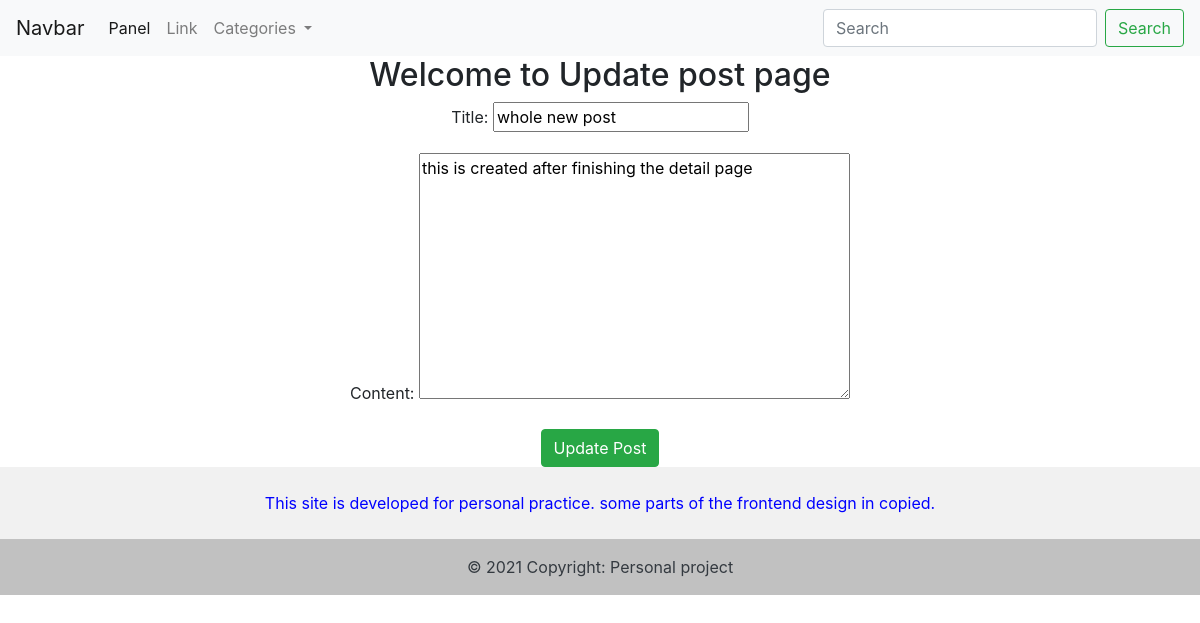
/panel/update/20/, run on the app's committed database.
### posts/models.py (models this page shows, shortened)
class Post(models.Model):
    title = models.CharField(max_length=100)
    content = models.TextField()
    created_on = models.DateTimeField(auto_now_add=True)
    updated_on = models.DateTimeField(auto_now=True)
    class Meta:
        ordering = ('-created_on',)

### posts/views.py (the view)
# urls.py: path('panel/update/<id>/', views.update_post, name='update_post'),
def update_post(request, id):
    post = Post.objects.get(id=id)
    form = Postform(instance=post)
    if request.method == 'POST':
        form = Postform(request.POST, instance=post)
        if form.is_valid():
            form.save()
            return redirect('post_list')
    context = {
        'form': form,
        'type': 'Update'
    }
    return render(request, 'back/create_post.html', context)

### posts/forms.py
class Postform(forms.ModelForm):
    class Meta:
        model = Post
        fields = [
            'title',
            'content'
        ]

### templates/back/create_post.html (shortened to what this page needs)
{% extends 'base.html' %}
{% block content %}
    <div style="text-align: center;">
        <h2>Welcome to {{type}} post page </h2>
        <form method="POST">
            {{form.as_p}}
            <button type="submit" class="btn btn-success"> {{type}} Post </button>
        </form>
    </div>
{% endblock %}

### data on the page
Post: title "whole new post", content "this is created after finishing the detail page"

### other printed values
{{ type }} "Update"
